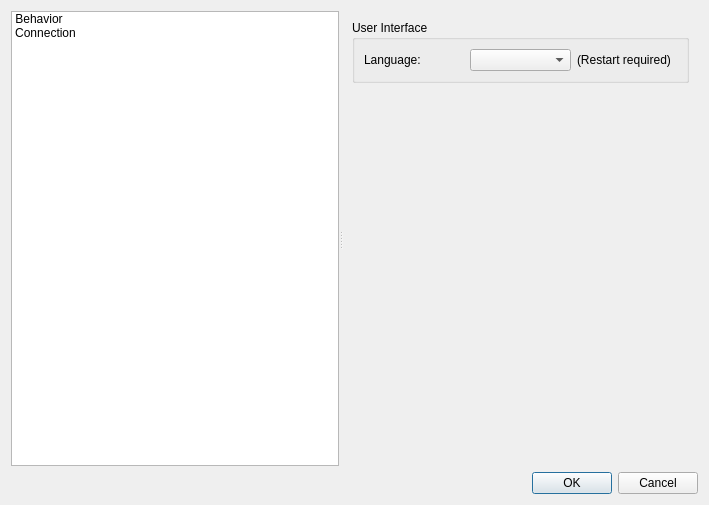
<?xml version="1.0" encoding="UTF-8"?>
<ui version="4.0">
 <class>OptionsDialog</class>
 <widget class="QDialog" name="OptionsDialog">
  <property name="geometry">
   <rect>
    <x>0</x>
    <y>0</y>
    <width>709</width>
    <height>505</height>
   </rect>
  </property>
  <property name="windowTitle">
   <string>Options</string>
  </property>
  <property name="windowIcon">
   <iconset resource="../OpenRcon.qrc">
    <normaloff>:/icons/openrcon.png</normaloff>:/icons/openrcon.png</iconset>
  </property>
  <layout class="QGridLayout" name="gridLayout_2">
   <item row="1" column="0">
    <widget class="QDialogButtonBox" name="buttonBox">
     <property name="standardButtons">
      <set>QDialogButtonBox::Cancel|QDialogButtonBox::Ok</set>
     </property>
    </widget>
   </item>
   <item row="0" column="0">
    <widget class="QSplitter" name="splitter">
     <property name="orientation">
      <enum>Qt::Horizontal</enum>
     </property>
     <widget class="QListWidget" name="listWidget">
      <property name="flow">
       <enum>QListView::TopToBottom</enum>
      </property>
      <property name="resizeMode">
       <enum>QListView::Adjust</enum>
      </property>
      <property name="viewMode">
       <enum>QListView::IconMode</enum>
      </property>
      <item>
       <property name="text">
        <string>Behavior</string>
       </property>
       <property name="icon">
        <iconset resource="../OpenRcon.qrc">
         <normaloff>:/icons/options-behavior</normaloff>:/icons/options-behavior</iconset>
       </property>
      </item>
      <item>
       <property name="text">
        <string>Connection</string>
       </property>
       <property name="icon">
        <iconset resource="../OpenRcon.qrc">
         <normaloff>:/icons/connection.png</normaloff>:/icons/connection.png</iconset>
       </property>
      </item>
     </widget>
     <widget class="QStackedWidget" name="stackedWidget">
      <property name="currentIndex">
       <number>0</number>
      </property>
      <widget class="QWidget" name="page_be">
       <layout class="QGridLayout" name="gridLayout_3">
        <item row="0" column="0">
         <widget class="QGroupBox" name="groupBox">
          <property name="title">
           <string>User Interface</string>
          </property>
          <layout class="QGridLayout" name="gridLayout">
           <item row="1" column="0">
            <layout class="QHBoxLayout" name="horizontalLayout_2">
             <item>
              <widget class="QLabel" name="label_ge_language">
               <property name="text">
                <string>Language:</string>
               </property>
              </widget>
             </item>
             <item>
              <widget class="QComboBox" name="comboBox_be_language"/>
             </item>
             <item>
              <widget class="QLabel" name="label_be_notice">
               <property name="text">
                <string>(Restart required)</string>
               </property>
              </widget>
             </item>
            </layout>
           </item>
          </layout>
         </widget>
        </item>
        <item row="1" column="0">
         <spacer name="verticalSpacer">
          <property name="orientation">
           <enum>Qt::Vertical</enum>
          </property>
          <property name="sizeHint" stdset="0">
           <size>
            <width>20</width>
            <height>40</height>
           </size>
          </property>
         </spacer>
        </item>
       </layout>
      </widget>
      <widget class="QWidget" name="page_co"/>
     </widget>
    </widget>
   </item>
  </layout>
 </widget>
 <tabstops>
  <tabstop>listWidget</tabstop>
  <tabstop>comboBox_be_language</tabstop>
 </tabstops>
 <resources>
  <include location="../OpenRcon.qrc"/>
 </resources>
 <connections/>
</ui>
